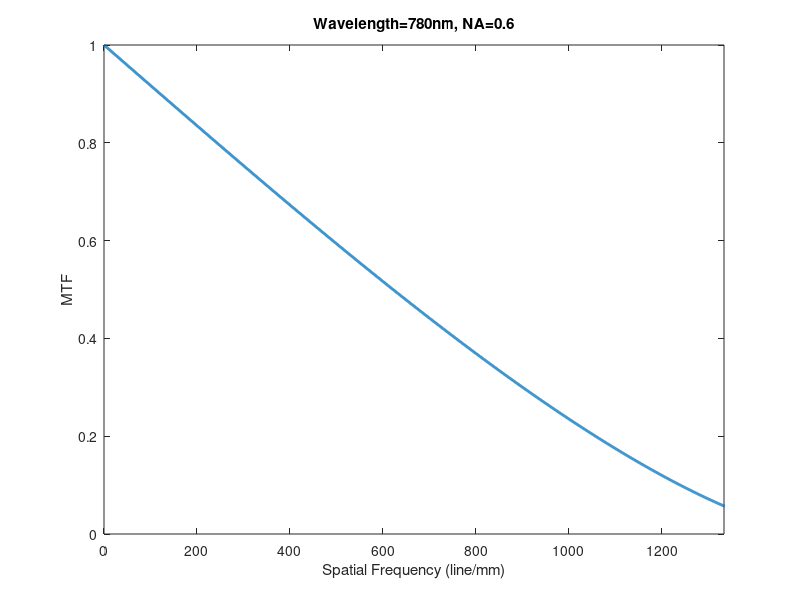

Here is the MATLAB script that generated this plot:
clf
clear all
%%
NA=0.6;

f_Number=1/(2*NA);

Lambda=0.78;    %micron

f0=1/Lambda/f_Number;   %unit: 1/micron

Sampling_Resolution=1.5;

Sampling_Freq=1/Sampling_Resolution*1000;

Nyquist=Sampling_Freq/2;

f0_lpm=f0*1000;   %unit: 1/mm

f=0:2000;

MTF_dl=2/pi*(acos(f/f0_lpm)-f./f0_lpm.*(1-(f/f0_lpm).^2).^0.5);

Rayleigh=0.61*Lambda/NA;

hax=axes; 
plot(f,MTF_dl,'Linewidth',2);
title(sprintf('Wavelength=%gnm, NA=%g',1000*Lambda,NA));
hold on
%line([Nyquist Nyquist],get(hax,'XLim'),'LineWidth',2,'Color','green')
xlim([0 Sampling_Freq*2]);
ylim([0 1]);
xlabel('Spatial Frequency (line/mm)');
ylabel('MTF');
hold off
